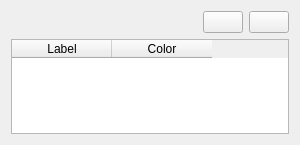
<?xml version="1.0" encoding="UTF-8"?>
<ui version="4.0">
 <class>CEosCommandWidgetChoice</class>
 <widget class="QWidget" name="CEosCommandWidgetChoice">
  <property name="geometry">
   <rect>
    <x>0</x>
    <y>0</y>
    <width>300</width>
    <height>145</height>
   </rect>
  </property>
  <property name="windowTitle">
   <string>Form</string>
  </property>
  <layout class="QGridLayout" name="gridLayout">
   <item row="0" column="2">
    <widget class="QPushButton" name="RemoveButtonButton">
     <property name="sizePolicy">
      <sizepolicy hsizetype="Fixed" vsizetype="Fixed">
       <horstretch>0</horstretch>
       <verstretch>0</verstretch>
      </sizepolicy>
     </property>
     <property name="text">
      <string/>
     </property>
    </widget>
   </item>
   <item row="0" column="1">
    <widget class="QPushButton" name="AddButtonButton">
     <property name="sizePolicy">
      <sizepolicy hsizetype="Fixed" vsizetype="Fixed">
       <horstretch>0</horstretch>
       <verstretch>0</verstretch>
      </sizepolicy>
     </property>
     <property name="text">
      <string/>
     </property>
    </widget>
   </item>
   <item row="0" column="0">
    <spacer name="horizontalSpacer">
     <property name="orientation">
      <enum>Qt::Horizontal</enum>
     </property>
     <property name="sizeHint" stdset="0">
      <size>
       <width>40</width>
       <height>20</height>
      </size>
     </property>
    </spacer>
   </item>
   <item row="1" column="0" colspan="3">
    <widget class="QTableWidget" name="pTableWidget">
     <property name="alternatingRowColors">
      <bool>true</bool>
     </property>
     <column>
      <property name="text">
       <string>Label</string>
      </property>
     </column>
     <column>
      <property name="text">
       <string>Color</string>
      </property>
     </column>
    </widget>
   </item>
  </layout>
 </widget>
 <resources/>
 <connections/>
</ui>
